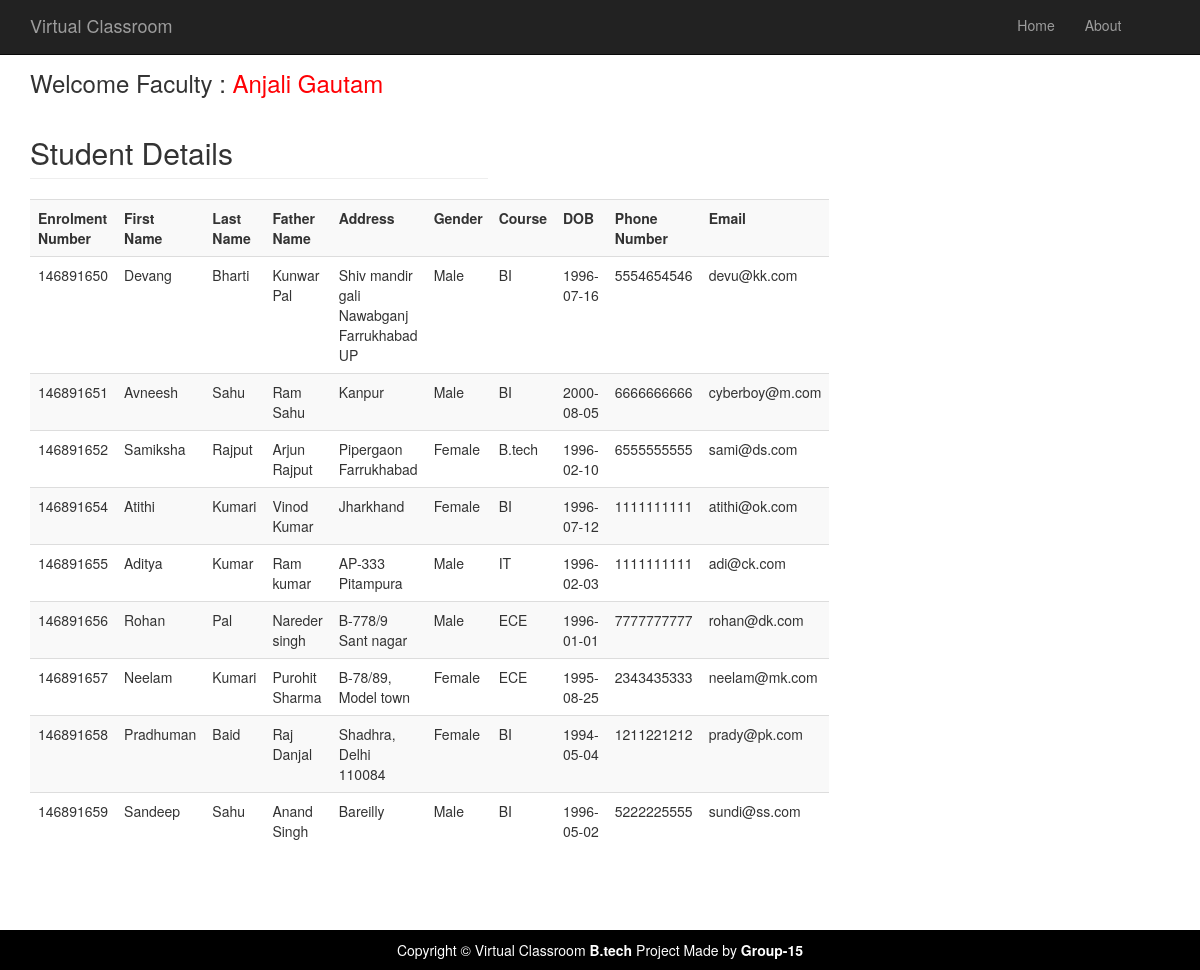
Screenshot of /viewstudentdetails.php (signed in) with the database file from the repository.
### tables this page shows
CREATE TABLE `studenttable` (
  `Eno` bigint(20) NOT NULL,
  `FName` varchar(30) NOT NULL,
  `LName` varchar(30) NOT NULL,
  `FaName` varchar(30) NOT NULL,
  `Addrs` text NOT NULL,
  `Gender` varchar(6) NOT NULL,
  `Course` varchar(20) NOT NULL,
  `DOB` date NOT NULL,
  `PhNo` bigint(10) NOT NULL,
  `Pass` varchar(20) NOT NULL,
  `Eid` varchar(50) NOT NULL
);

### viewstudentdetails.php (the view, shortened to what this page needs)
<?php
$fname = $_SESSION[ "fname" ];
?>
<?php include('fhead.php');  ?>
<div class="container">
	<div class="row">
		<div class="col-md-5">
			<h3> Welcome Faculty : <a href="welcomefaculty.php"><span style="color:#FF0004"> <?php echo $fname; ?></span></a></h3>
			<?php
			include( "database.php" );
			$sql = "select * from  studenttable";
			$result = mysqli_query( $connect, $sql );
			echo "<h2 class='page-header'>Student Details</h2>";
			echo "<table class='table table-striped' style='width:100%'>
<tr>
<th>Enrolment Number</th>
<th>First Name</th>
<th>Last Name</th>
<th>Father Name</th>
<th>Address</th>
<th>Gender</th>
<th>Course</th>
<th>DOB</th>
<th>Phone Number</th>
<th>Email</th>
</tr>";
			while ( $row = mysqli_fetch_array( $result ) ) {
				?>
			<tr>
				<td>
					<?PHP echo $row['Eno'];?>
				</td>
				<td>
					<?PHP echo $row['FName'];?>
				</td>
				<td>
					<?PHP echo $row['LName'];?>
				</td>
				<td>
					<?PHP echo $row['FaName'];?>
				</td>
				<td>
					<?PHP echo $row['Addrs'];?>
				</td>
				<td>
					<?PHP echo $row['Gender'];?>
				</td>
				<td>
					<?PHP echo $row['Course'];?>
				</td>
				<td>
					<?PHP echo $row['DOB'];?>
				</td>
				<td>
					<?PHP echo $row['PhNo'];?>
				</td>
				<td>
					<?PHP echo $row['Eid'];?>
				</td>
			</tr>
			<?php } ?>
			</table>
		</div>
	</div>
	<?php include('allfoot.php'); ?>

### css/modern-business.css (style rules this page uses)
html, body { height: 100%; }
body { padding-top: 50px; }

### rows the page displays
studenttable: Eno "146891650", FName "Devang", LName "Bharti", FaName "Kunwar Pal", Addrs "Shiv mandir gali Nawabganj Farrukhabad UP", Gender "Male", Course "BI", DOB "1996-07-16", PhNo "5554654546", Eid "devu@kk.com"
studenttable: Eno "146891651", FName "Avneesh", LName "Sahu", FaName "Ram Sahu", Addrs "Kanpur", Gender "Male", Course "BI", DOB "2000-08-05", PhNo "6666666666", Eid "cyberboy@m.com"
studenttable: Eno "146891652", FName "Samiksha", LName "Rajput", FaName "Arjun Rajput", Addrs "Pipergaon Farrukhabad", Gender "Female", Course "B.tech", DOB "1996-02-10", PhNo "6555555555", Eid "sami@ds.com"
studenttable: Eno "146891654", FName "Atithi", LName "Kumari", FaName "Vinod Kumar", Addrs "Jharkhand", Gender "Female", Course "BI", DOB "1996-07-12", PhNo "1111111111", Eid "atithi@ok.com"
studenttable: Eno "146891655", FName "Aditya", LName "Kumar", FaName "Ram kumar", Addrs "AP-333 Pitampura", Gender "Male", Course "IT", DOB "1996-02-03", PhNo "1111111111", Eid "adi@ck.com"
studenttable: Eno "146891656", FName "Rohan", LName "Pal", FaName "Nareder singh", Addrs "B-778/9 Sant nagar", Gender "Male", Course "ECE", DOB "1996-01-01", PhNo "7777777777", Eid "rohan@dk.com"
studenttable: Eno "146891657", FName "Neelam", LName "Kumari", FaName "Purohit Sharma", Addrs "B-78/89, Model town", Gender "Female", Course "ECE", DOB "1995-08-25", PhNo "2343435333", Eid "neelam@mk.com"
studenttable: Eno "146891658", FName "Pradhuman", LName "Baid", FaName "Raj Danjal", Addrs "Shadhra, Delhi 110084", Gender "Female", Course "BI", DOB "1994-05-04", PhNo "1211221212", Eid "prady@pk.com"
studenttable: Eno "146891659", FName "Sandeep", LName "Sahu", FaName "Anand Singh", Addrs "Bareilly", Gender "Male", Course "BI", DOB "1996-05-02", PhNo "5222225555", Eid "sundi@ss.com"

### other values shown
$fname "Anjali Gautam"
